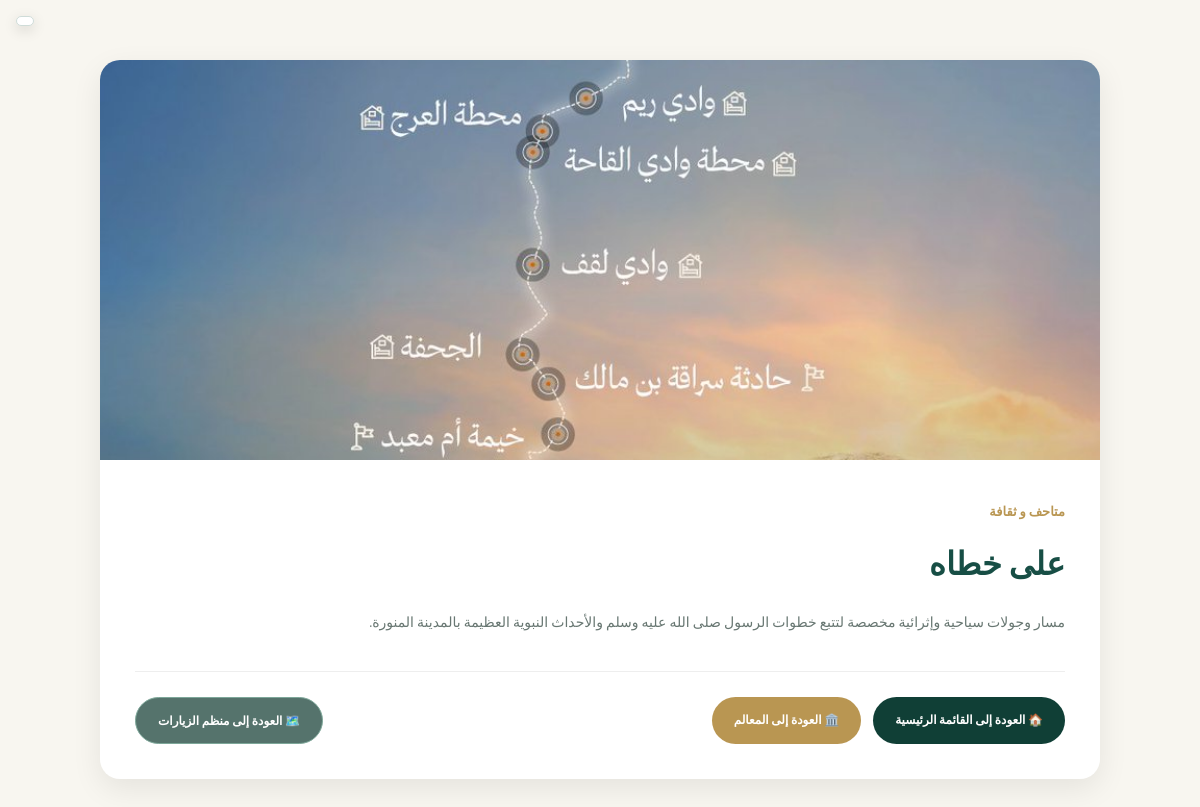
Screenshot of /places/details.php?id=1 with the database file from the repository.
### tables this page shows
CREATE TABLE `madinah_landmarks` (
  `ID` int(11) NOT NULL AUTO_INCREMENT,
  `NAME` varchar(255) NOT NULL,
  `CATEGORY` varchar(50) DEFAULT NULL,
  `DESCRIPTION` text DEFAULT NULL,
  `MAPS_URL` text DEFAULT NULL,
  `IMAGE_URL` varchar(255) DEFAULT NULL,
  `LATITUDE` decimal(10,7) DEFAULT NULL,
  `LONGITUDE` decimal(10,7) DEFAULT NULL,
  `OPEN_TIME` time DEFAULT NULL,
  `CLOSE_TIME` time DEFAULT NULL,
  `VISIT_DURATION` int(11) DEFAULT NULL,
  `RATING` decimal(2,1) DEFAULT NULL,
  `CREATED_AT` timestamp NOT NULL DEFAULT current_timestamp(),
  PRIMARY KEY (`ID`),
  KEY `idx_category` (`CATEGORY`)
);

### helpers.php (called while the page is built, shortened)
<?php
function resolve_image(?string $raw, string $root): string
{
    $raw = trim((string)$raw);
    $raw = str_replace("\\", "/", $raw);
    $raw = preg_replace('#^\.?/*#', '', $raw);
    if (is_file($root . "/" . $raw)) {
        return $raw;
    }
    $best = "";
    $bestScore = 0;
    return ($bestScore >= 80) ? "images/" . $best : "";
}
function image_url(string $relativePath, string $prefix = ""): string
{
    return $prefix . implode("/", array_map("rawurlencode", explode("/", $relativePath)));
}

### places/details.php (the view, shortened to what this page needs)
<?php
include "../database/db.php";
require_once "../helpers.php";
$id = intval($_GET["ID"] ?? $_GET["id"] ?? 0);
$sql = "SELECT * FROM madinah_landmarks WHERE ID = ?";
$stmt = mysqli_prepare($conn, $sql);
mysqli_stmt_bind_param($stmt, "i", $id);
mysqli_stmt_execute($stmt);
$result = mysqli_stmt_get_result($stmt);
$place = mysqli_fetch_assoc($result);
$imgSrc = image_url(resolve_image($place["IMAGE_URL"] ?? "", dirname(__DIR__)), "../");
?>
<!DOCTYPE html>
<html lang="ar" dir="rtl">
<head>
    <link rel="stylesheet" href="../style.css">
</head>
<body>
<div class="details-page">
    <div class="details-container">
        <?php if ($imgSrc !== "") { ?>
            <img
                src="<?php echo htmlspecialchars($imgSrc); ?>"
                class="details-image"
                alt="<?php echo htmlspecialchars($place["NAME"]); ?>"
            >
        <?php } ?>
        <div class="details-content">
            <span class="details-category">
                <?php echo htmlspecialchars($place["CATEGORY"]); ?>
            </span>
            <h1>
                <?php echo htmlspecialchars($place["NAME"]); ?>
            </h1>
            <p class="details-description">
                <?php echo nl2br(htmlspecialchars($place["DESCRIPTION"])); ?>
            </p>
            <div class="navigation-buttons">
                <a
                    href="../home.php"
                    class="back-button home-button"
                >
                    🏠 العودة إلى القائمة الرئيسية
                </a>
                <a
                    href="../home.php#places"
                    class="back-button places-button"
                >
                    🏛️ العودة إلى المعالم
                </a>
                <a
                    href="../visit_planner.php"
                    class="back-button planner-button"
                >
                    🗺️ العودة إلى منظم الزيارات
                </a>
            </div>
        </div>
    </div>
</div>
<?php include __DIR__ . "/../translate_widget.php"; ?>
</body>
</html>

### style.css (style rules this page uses)
* { margin: 0; padding: 0; box-sizing: border-box; }
:root { --green: #103f36; --green-light: #176555; --gold: #b99652; --cream: #f8f6f0; --text: #183c35; --gray: #687773; }
html { scroll-behavior: smooth; }
body { font-family: "Cairo", sans-serif; background: var(--cream); color: var(--text); direction: rtl; }
a { text-decoration: none; color: inherit; }
.planner-button { margin-right: auto; border: 1px solid #7da799; border-radius: 25px; padding: 7px 22px; font-size: 11px; white-space: nowrap; }

### places/details.php (style rules this page uses)
body { margin: 0; font-family: 'Cairo', Arial, sans-serif; }
.details-page { min-height: 100vh; padding: 60px 7%; background: #f8f6f0; }
.details-container { max-width: 1000px; margin: auto; background: white; border-radius: 20px; overflow: hidden; box-shadow: 0 10px 30px rgba(0,0,0,.08); }
.details-image { width: 100%; height: 400px; object-fit: cover; display: block; }
.details-content { padding: 35px; }
.details-category { color: #b99652; font-size: 13px; font-weight: 700; }
.details-content h1 { color: #174e45; font-size: 32px; margin: 8px 0 15px; }
.details-description { color: #687772; line-height: 2; font-size: 14px; margin-bottom: 20px; }
.navigation-buttons { display: flex; justify-content: center; gap: 12px; flex-wrap: wrap; margin-top: 35px; padding-top: 25px; border-top: 1px solid #eee; }
.back-button { display: inline-block; text-decoration: none; padding: 11px 22px; border-radius: 25px; font-size: 12px; font-weight: 600; transition: 0.3s; }
.home-button { background: #103f36; color: white; }
.places-button { background: #b99652; color: white; }
.planner-button { background: #55736c; color: white; }

### translate_widget.php (style rules this page uses)
body { top:0!important }

### rows the page displays
madinah_landmarks: IMAGE_URL+NAME (picture), CATEGORY "متاحف و ثقافة", NAME "على خطاه", DESCRIPTION "مسار وجولات سياحية وإثرائية مخصصة لتتبع خطوات الرسول صلى الله عليه وسلم والأحداث النبوية العظيمة بالمدينة المنورة."
